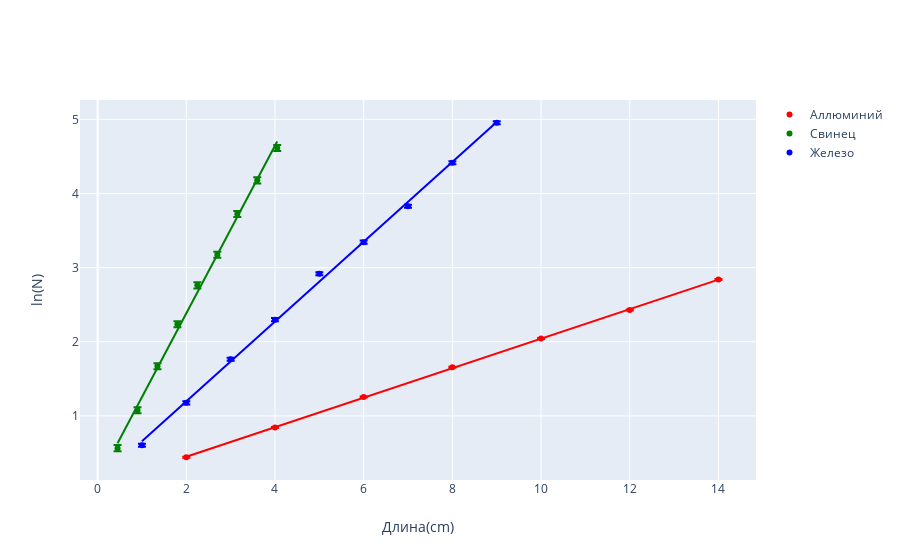

The code cell stored with this chart in its notebook:
### Code cell
fig = go.Figure()
fig.add_trace(go.Scatter(x = all.iloc[:,1],y=all.iloc[:,3],
                    mode='markers',
                             marker=dict(color='red'),
                         error_y=dict(
                            type='constant',
                            value=np.std(all.iloc[:,4], ddof=1)),
                    name='Аллюминий'))
fig.add_trace(go.Scatter(x = all_x,y=all_x*all_cof[0]+all_cof[1],
                             line=dict(color='red'),showlegend=False))
              
fig.add_trace(go.Scatter(x = pb.iloc[:,1],y=pb.iloc[:,3],
                    mode='markers',
                             marker=dict(color='green'),
                         error_y=dict(
                            type='constant',
                            value=np.std(pb.iloc[:,4], ddof=1)),
                    name='Свинец'))

fig.add_trace(go.Scatter(x = pb_x,y=pb_x*pb_cof[0]+pb_cof[1],
                             line=dict(color='green'),showlegend=False))
              
fig.add_trace(go.Scatter(x = fe.iloc[:,1],y=fe.iloc[:,3],
                    mode='markers',
                             marker=dict(color='blue'),
                         error_y=dict(
                            type='constant',
                            value=np.std(fe.iloc[:,4], ddof=1)),
                    name='Железо'))
fig.add_trace(go.Scatter(x = fe_x,y=fe_x*fe_cof[0]+fe_cof[1],
                             line=dict(color='blue'),showlegend=False))
fig.update_layout( xaxis_title='Длина(cm)',
                   yaxis_title='ln(N)')
fig.show()
fig.write_image("images/fig1.pdf")
